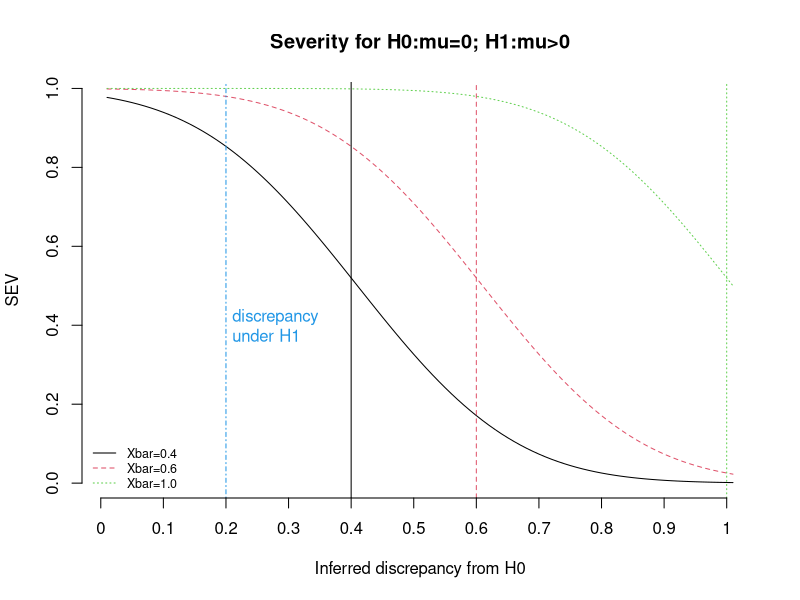

Source code (R):
# Sig level.
sig <- 0.05

# Hypothesis.
# H0 : mu = 0
# H1 : mu > 0

# Parameters of the experiment.
sd <- 2
n <- 100

# The three outcomes.
mu1 <- 0.4
mu2 <- 0.6
mu3 <- 1.0

# Significance tests for the tree outcomes.
se <- sd/sqrt(n)

z1 <- mu1/se
p1 <- 1-pnorm(z1)

z2 <- mu2/se
p2 <- 1-pnorm(z2)

z3 <- mu3/se
p3 <- 1-pnorm(z3)

p1 <= sig
p2 <= sig
p3 <= sig

### Severity curves for the outcomes.

# 1. Get z statistics for a range of discrepancies from H0.
ds <- seq(0, 1, 0.01)
zs <- ds/se 
  
# 2. Get difference between z for observed and hypothetical discrepancy.
z1s <- zs-z1
z2s <- zs-z2
z3s <- zs-z3

# 3. Get corresponding p value.
sevs1 <- 1-pnorm(z1s)
sevs2 <- 1-pnorm(z2s)
sevs3 <- 1-pnorm(z3s)

# 4. Make sure you understand the results bloody well. — Thanks, Jackie!

# 5. Plot it to impress sharp-minded scientists.
plot(sevs1, type = "l", xaxt = "n", bty = "n", ylab = "", xlab = "",
     col = 1, lty = 1)
lines(sevs2, col = 2, lty =2)
lines(sevs3, col = 3, lty = 3)

abline(v = 0.2 * 100, col = 4, lty = 4)
text(x = 0.21 * 100, y = 0.4, labels = "discrepancy\nunder H1", col = 4, adj = 0)

abline(v = mu1 * 100, col = 1, lty = 1)
text(x = (mu1 + 0.01) * 100, y = 0.4, labels = "", col = 1, adj = 0)
abline(v = mu2 * 100, col = 2, lty = 2)
text(x = (mu2 + 0.01) * 100, y = 0.4, labels = "", col = 2, adj = 0)
abline(v = mu3 * 100, col = 3, lty = 3)
text(x = (mu3 + 0.01) * 100, y = 0.4, labels = "", col = 3, adj = 0)

axis(1, at = seq(0, 100, 10), labels = seq(0, 1, 0.1))
title("Severity for H0:mu=0; H1:mu>0", xlab="Inferred discrepancy from H0", ylab="SEV")
legend("bottomleft", c("Xbar=0.4", "Xbar=0.6", "Xbar=1.0"),
       bty = "n", col = 1:3, lty = 1:3, cex = 0.75)
